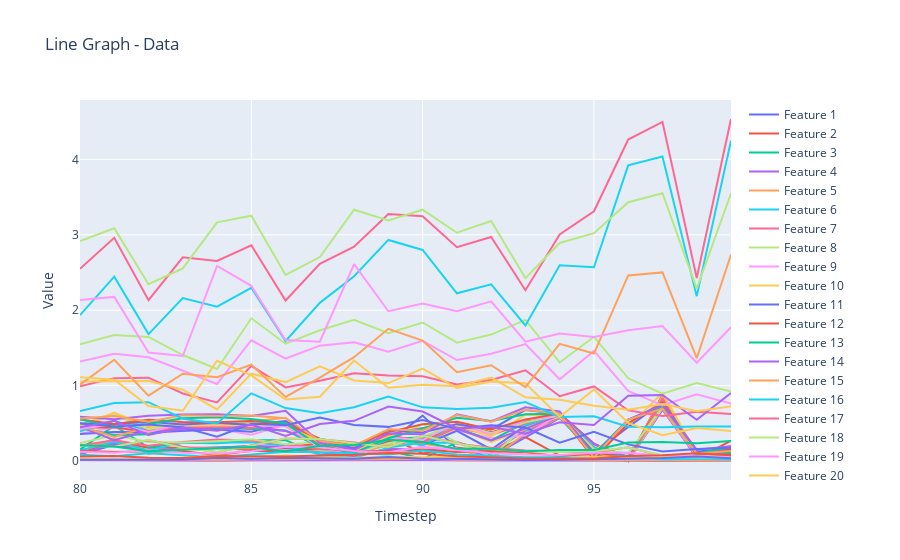
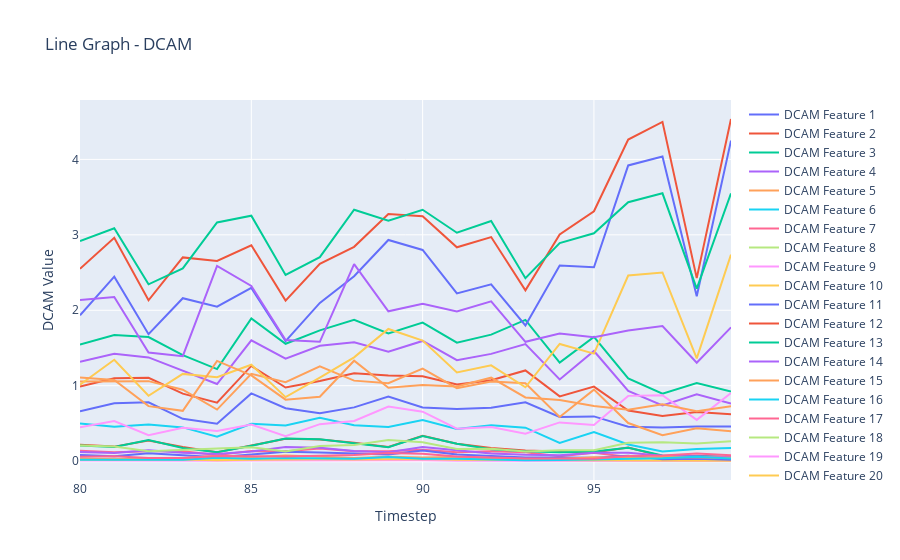

Write notebook code for charts like these, in order.
### Code cell
import plotly.graph_objects as go
import numpy as np

# Assuming you have the 'DCAM' array available

data = np.transpose(test_window[0, :, :])

start = 80
end = 100

DCAM_data = result

timesteps = 300
features = 25
# Create x-axis values (timesteps)
x = np.arange(start, end)

# Create a line trace for each feature in the 'data' array
traces = []
for i in range(features):
    trace = go.Scatter(
        x=x,
        y=data[start:end, i],
        mode='lines',
        name=f'Feature {i+1}'
    )
    traces.append(trace)

# Create a line trace for each feature in the 'DCAM' array
DCAM_traces = []
for i in range(features):
    trace = go.Scatter(
        x=x,
        y=DCAM_data[start:end, i],
        mode='lines',
        name=f'DCAM Feature {i+1}'
    )
    DCAM_traces.append(trace)

# Create the layout for the main data graph
layout = go.Layout(
    title='Line Graph - Data',
    xaxis=dict(title='Timestep'),
    yaxis=dict(title='Value')
)

# Create the figure for the main data graph and plot the traces
fig = go.Figure(data=traces, layout=layout)

# Add the DCAM traces to the main data graphs
for trace in DCAM_traces:
    fig.add_trace(trace)

fig.show()

# Create the layout for the DCAM graph
DCAM_layout = go.Layout(
    title='Line Graph - DCAM',
    xaxis=dict(title='Timestep'),
    yaxis=dict(title='DCAM Value')
)

# Create the figure for the DCAM graph and plot the DCAM traces
DCAM_fig = go.Figure(data=DCAM_traces, layout=DCAM_layout)
DCAM_fig.show()
